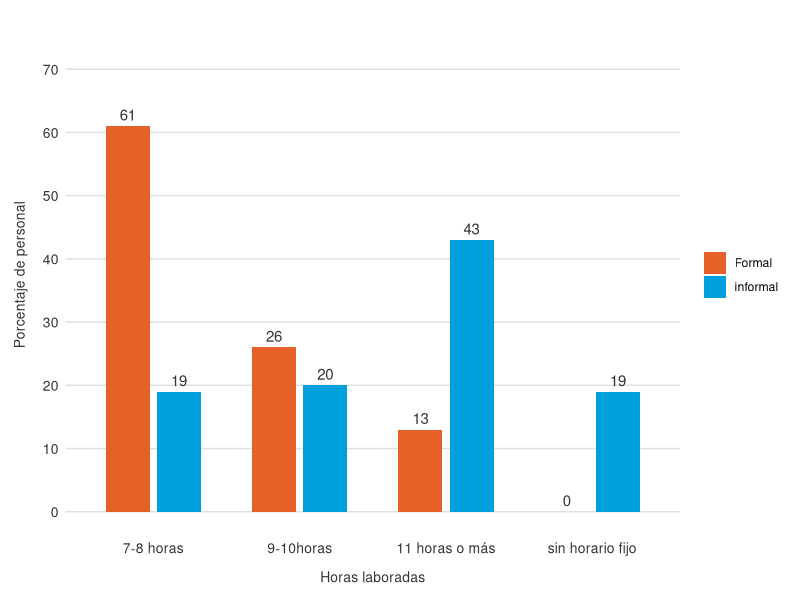
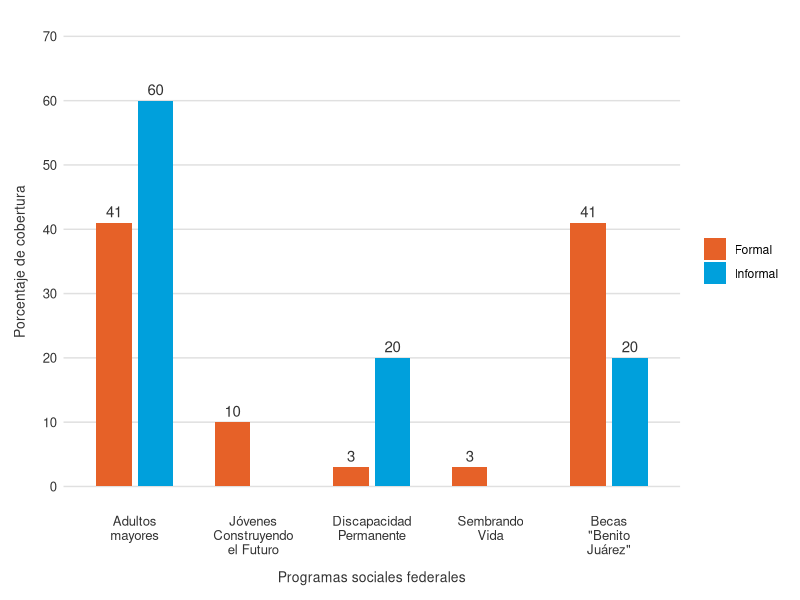

Recreate these plots in R, in order.
## ---- chunk 1
#| label: fig-1
#| echo: false
#| message: false
#| warning: false
#| fig-cap: "Comparación de jornadas laborales (horas semanales). Elaboración propia"
#| fig-width: 8
#| fig-height: 5

suppressPackageStartupMessages({
  library(ggplot2)
  library(tidyr)
  library(dplyr)
})

# 1. Crear el conjunto de datos exacto de la imagen
datos <- data.frame(
  horas = factor(
    c("7-8 horas", "9-10horas", "11 horas o más", "sin horario fijo"),
    levels = c("7-8 horas", "9-10horas", "11 horas o más", "sin horario fijo")
  ),
  Formal = c(61, 26, 13, 0),
  informal = c(19, 20, 43, 19)
)

# 2. Transformar a formato largo
datos_largos <- datos %>%
  pivot_longer(
    cols = c(Formal, informal),
    names_to = "sector",
    values_to = "porcentaje"
  ) %>%
  mutate(sector = factor(sector, levels = c("Formal", "informal")))

# 3. Colores idénticos a los de la gráfica original (Naranja / Azul)
colores_originales <- c(
  "Formal" = "#E66128",
  "informal" = "#00A0DC"
)

# 4. Generar la gráfica
ggplot(datos_largos, aes(x = horas, y = porcentaje, fill = sector)) +
  geom_bar(stat = "identity", position = position_dodge(width = 0.7), width = 0.6) +
  geom_text(
    aes(label = porcentaje),
    position = position_dodge(width = 0.7),
    vjust = -0.5,
    size = 3.8,
    color = "#333333"
  ) +
  scale_fill_manual(values = colores_originales) +
  scale_y_continuous(limits = c(0, 75), breaks = seq(0, 70, by = 10)) +
  labs(
    x = "Horas laboradas",
    y = "Porcentaje de personal"
  ) +
  theme_minimal(base_size = 11) +
  theme(
    legend.position = "right",
    legend.title = element_blank(),
    panel.grid.major.x = element_blank(),
    panel.grid.minor = element_blank(),
    panel.grid.major.y = element_line(color = "#E0E0E0", linewidth = 0.5),
    axis.title.x = element_text(color = "#333333", size = 10, margin = margin(t = 10)),
    axis.title.y = element_text(color = "#333333", size = 10, margin = margin(r = 10)),
    axis.text = element_text(color = "#333333", size = 10),
    plot.margin = margin(t = 10, r = 10, b = 10, l = 10)
  )
## ---- chunk 2
#| label: fig-2
#| echo: false
#| message: false
#| warning: false
#| fig-cap: "Programas sociales que benefician a las familias del personal laboral del sector residuos. Elaboración propia"
#| fig-width: 8.5
#| fig-height: 5

suppressPackageStartupMessages({
  library(ggplot2)
  library(tidyr)
  library(dplyr)
  library(stringr)
})

# 1. Crear el conjunto de datos con la información de la imagen
datos <- data.frame(
  programa = factor(
    c("Adultos mayores", "Jóvenes Construyendo el Futuro", "Discapacidad Permanente", "Sembrando Vida", "Becas \"Benito Juárez\""),
    levels = c("Adultos mayores", "Jóvenes Construyendo el Futuro", "Discapacidad Permanente", "Sembrando Vida", "Becas \"Benito Juárez\"")
  ),
  Formal = c(41, 10, 3, 3, 41),
  Informal = c(60, 0, 20, 0, 20)
)

# 2. Transformar a formato largo
datos_largos <- datos %>%
  pivot_longer(
    cols = c(Formal, Informal),
    names_to = "sector",
    values_to = "porcentaje"
  ) %>%
  mutate(sector = factor(sector, levels = c("Formal", "Informal")))

# Colores idénticos (Naranja / Azul)
colores_originales <- c(
  "Formal" = "#E66128",
  "Informal" = "#00A0DC"
)

# 3. Generar la gráfica
ggplot(datos_largos, aes(x = programa, y = porcentaje, fill = sector)) +
  geom_bar(stat = "identity", position = position_dodge(width = 0.7), width = 0.6) +
  geom_text(
    aes(label = ifelse(porcentaje > 0, porcentaje, "")),
    position = position_dodge(width = 0.7),
    vjust = -0.5,
    size = 3.8,
    color = "#333333"
  ) +
  scale_fill_manual(values = colores_originales) +
  scale_x_discrete(labels = function(x) str_wrap(x, width = 12)) +
  scale_y_continuous(limits = c(0, 70), breaks = seq(0, 70, by = 10)) +
  labs(
    x = "Programas sociales federales",
    y = "Porcentaje de cobertura"
  ) +
  theme_minimal(base_size = 11) +
  theme(
    legend.position = "right",
    legend.title = element_blank(),
    panel.grid.major.x = element_blank(),
    panel.grid.minor = element_blank(),
    panel.grid.major.y = element_line(color = "#E0E0E0", linewidth = 0.5),
    axis.title.x = element_text(color = "#333333", size = 10, margin = margin(t = 10)),
    axis.title.y = element_text(color = "#333333", size = 10, margin = margin(r = 10)),
    axis.text = element_text(color = "#333333", size = 9.5),
    plot.margin = margin(t = 10, r = 10, b = 10, l = 10)
  )
